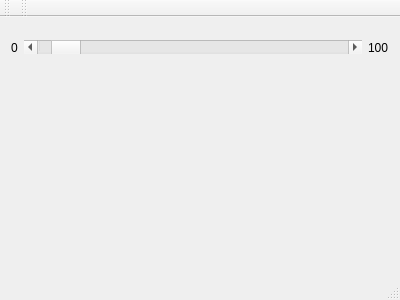
<?xml version="1.0" encoding="UTF-8"?>
<ui version="4.0">
 <class>MainWindow</class>
 <widget class="QMainWindow" name="MainWindow">
  <property name="geometry">
   <rect>
    <x>0</x>
    <y>0</y>
    <width>400</width>
    <height>300</height>
   </rect>
  </property>
  <property name="windowTitle">
   <string>BackLight</string>
  </property>
  <widget class="QWidget" name="centralWidget">
   <layout class="QVBoxLayout" name="verticalLayout_2">
    <item>
     <layout class="QGridLayout" name="gridLayout">
      <item row="0" column="2">
       <widget class="QLabel" name="label_2">
        <property name="sizePolicy">
         <sizepolicy hsizetype="Preferred" vsizetype="Expanding">
          <horstretch>0</horstretch>
          <verstretch>0</verstretch>
         </sizepolicy>
        </property>
        <property name="text">
         <string>100</string>
        </property>
       </widget>
      </item>
      <item row="0" column="1">
       <widget class="QScrollBar" name="slider">
        <property name="sizePolicy">
         <sizepolicy hsizetype="Expanding" vsizetype="Fixed">
          <horstretch>0</horstretch>
          <verstretch>50</verstretch>
         </sizepolicy>
        </property>
        <property name="maximumSize">
         <size>
          <width>16777215</width>
          <height>16777215</height>
         </size>
        </property>
        <property name="maximum">
         <number>100</number>
        </property>
        <property name="value">
         <number>5</number>
        </property>
        <property name="orientation">
         <enum>Qt::Horizontal</enum>
        </property>
       </widget>
      </item>
      <item row="1" column="1">
       <spacer name="verticalSpacer">
        <property name="orientation">
         <enum>Qt::Vertical</enum>
        </property>
        <property name="sizeHint" stdset="0">
         <size>
          <width>20</width>
          <height>200</height>
         </size>
        </property>
       </spacer>
      </item>
      <item row="0" column="0">
       <widget class="QLabel" name="label">
        <property name="sizePolicy">
         <sizepolicy hsizetype="Preferred" vsizetype="Expanding">
          <horstretch>0</horstretch>
          <verstretch>0</verstretch>
         </sizepolicy>
        </property>
        <property name="maximumSize">
         <size>
          <width>16777215</width>
          <height>16777215</height>
         </size>
        </property>
        <property name="text">
         <string>0</string>
        </property>
       </widget>
      </item>
     </layout>
    </item>
   </layout>
   <zorder></zorder>
  </widget>
  <widget class="QMenuBar" name="menuBar">
   <property name="geometry">
    <rect>
     <x>0</x>
     <y>0</y>
     <width>400</width>
     <height>23</height>
    </rect>
   </property>
  </widget>
  <widget class="QToolBar" name="mainToolBar">
   <attribute name="toolBarArea">
    <enum>TopToolBarArea</enum>
   </attribute>
   <attribute name="toolBarBreak">
    <bool>false</bool>
   </attribute>
  </widget>
  <widget class="QStatusBar" name="statusBar"/>
  <widget class="QToolBar" name="toolBar">
   <property name="windowTitle">
    <string>toolBar</string>
   </property>
   <attribute name="toolBarArea">
    <enum>TopToolBarArea</enum>
   </attribute>
   <attribute name="toolBarBreak">
    <bool>false</bool>
   </attribute>
  </widget>
 </widget>
 <layoutdefault spacing="6" margin="11"/>
 <resources/>
 <connections/>
</ui>
